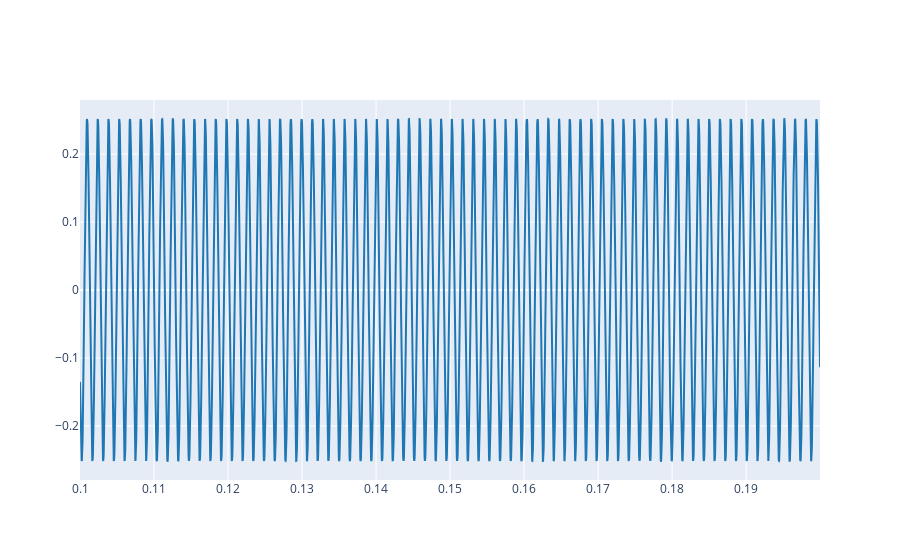

The code cell stored with this chart in its notebook:
### Markdown cell above
2.1. Define a complex exponential with the same parameters that those from Lab 1 (Ex 3.1) and plot the real part.

### Code cell
# Write the code here
A = 0.25155567
f0 = 690.0
fs = 44100
phi = 49*np.pi/72
t = np.arange(0, 4, 1.0/fs)     #We apply the same parameters and apply np.exp
x = A * np.exp(1j*(2*f0*np.pi*t + phi))
plot_signals([np.real(x)], fs,0.1,0.2, name=['real part'])

### Figure 1 — Plotly figure (JSON) as saved in the notebook; plotly's stock layout.template omitted (floating-point values rounded to 4 significant figures; data arrays with more than 128 entries replaced by an {"elided": "..."} marker saying what was removed)
{"data": [{"line": {"color": "#1f77b4", "shape": "linear"}, "mode": "lines", "name": "real part", "type": "scatter", "x": {"elided": "4410 float values"}, "y": {"elided": "4410 float values"}}], "layout": {}}
